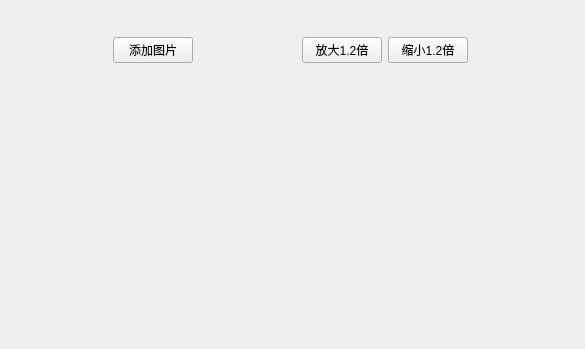
<?xml version="1.0" encoding="UTF-8"?>
<ui version="4.0">
 <class>MainWindow</class>
 <widget class="QMainWindow" name="MainWindow">
  <property name="geometry">
   <rect>
    <x>0</x>
    <y>0</y>
    <width>585</width>
    <height>349</height>
   </rect>
  </property>
  <property name="windowTitle">
   <string>Qt Application</string>
  </property>
  <widget class="QWidget" name="centralwidget">
   <widget class="QWidget" name="horizontalLayoutWidget">
    <property name="geometry">
     <rect>
      <x>10</x>
      <y>10</y>
      <width>561</width>
      <height>80</height>
     </rect>
    </property>
    <layout class="QHBoxLayout" name="horizontalLayout">
     <item>
      <spacer name="horizontalSpacer">
       <property name="orientation">
        <enum>Qt::Horizontal</enum>
       </property>
       <property name="sizeHint" stdset="0">
        <size>
         <width>78</width>
         <height>75</height>
        </size>
       </property>
      </spacer>
     </item>
     <item>
      <widget class="QPushButton" name="pushButton">
       <property name="text">
        <string>添加图片</string>
       </property>
      </widget>
     </item>
     <item>
      <spacer name="horizontalSpacer_3">
       <property name="orientation">
        <enum>Qt::Horizontal</enum>
       </property>
       <property name="sizeHint" stdset="0">
        <size>
         <width>40</width>
         <height>20</height>
        </size>
       </property>
      </spacer>
     </item>
     <item>
      <widget class="QPushButton" name="pushButton_2">
       <property name="text">
        <string>放大1.2倍</string>
       </property>
      </widget>
     </item>
     <item>
      <widget class="QPushButton" name="pushButton_3">
       <property name="text">
        <string>缩小1.2倍</string>
       </property>
      </widget>
     </item>
     <item>
      <spacer name="horizontalSpacer_2">
       <property name="orientation">
        <enum>Qt::Horizontal</enum>
       </property>
       <property name="sizeHint" stdset="0">
        <size>
         <width>40</width>
         <height>20</height>
        </size>
       </property>
      </spacer>
     </item>
    </layout>
   </widget>
  </widget>
 </widget>
 <resources/>
 <connections/>
</ui>
